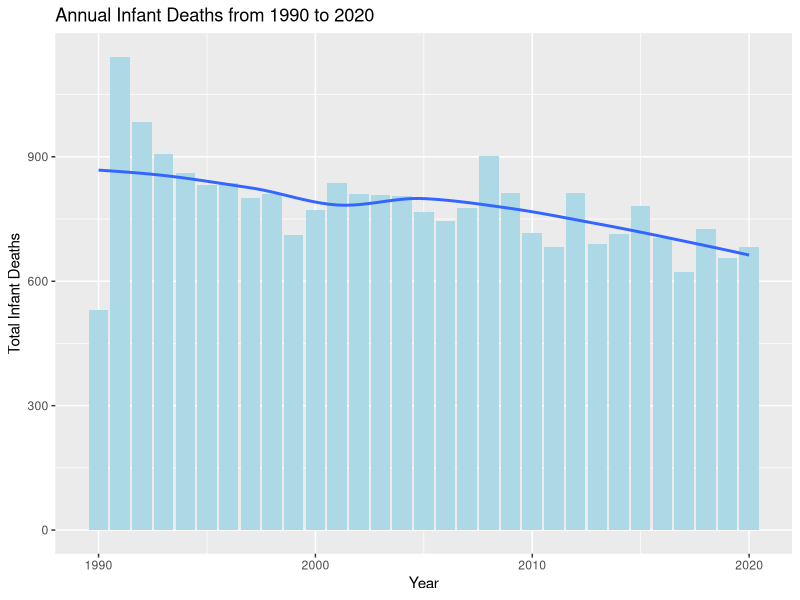

R code for this plot:
# P2: Bar Graph with Line of Best Fit (Chart 1)
library(tidyverse)
library(dplyr)
wastate_deaths <- read.csv("wastate_fetaldeaths.csv")
View(wastate_deaths)
str(wastate_deaths)

# Renaming columns 
wastate_deaths <- wastate_deaths %>% rename(year = StatOverview_Full_Data_data)
wastate_deaths <- wastate_deaths %>% rename(fd_annotate = X)
wastate_deaths <- wastate_deaths %>% rename(fd_suppress = X.1)
wastate_deaths <- wastate_deaths %>% rename(location = X.2)
wastate_deaths <- wastate_deaths %>% rename(id_annotate = X.3)
wastate_deaths <- wastate_deaths %>% rename(id_ratelower = X.4)
wastate_deaths <- wastate_deaths %>% rename(id_rateupper = X.5)
wastate_deaths <- wastate_deaths %>% rename(id_suppress = X.6)
wastate_deaths <- wastate_deaths %>% rename(num_of_records = X.7)
wastate_deaths <- wastate_deaths %>% rename(fetal_deathrate = X.8)
wastate_deaths <- wastate_deaths %>% rename(fetaldeath_staterate = X.9)
wastate_deaths <- wastate_deaths %>% rename(fetal_deaths = X.10)
wastate_deaths <- wastate_deaths %>% rename(infant_deathrate = X.11)
wastate_deaths <- wastate_deaths %>% rename(infantdeath_staterate = X.12)
wastate_deaths <- wastate_deaths %>% rename(infant_deaths = X.13)
wastate_deaths <- wastate_deaths %>% rename(live_births = X.14)

# Removing unwanted columns 
wastate_deaths <- wastate_deaths[, -c(2, 3, 5, 6, 7, 8)] # removes fd_annotate, 
# fd_suppress, id_annotate, id_ratelower, id_rateupper, and
# id_suppress
# link: https://sparkbyexamples.com/r-programming/remove-column-in-r/#:~:text=2.1%20Remove%20Column%20by%20Index&text=This%20notation%20takes%20syntax%20df,the%20%E2%80%93%20(negative)%20operator.

# Removing unwanted rows
wastate_deaths <- wastate_deaths %>% filter(!row_number() %in% c(1, 2)) # removes incorrect year and 1990 rows 
# link: https://www.r-bloggers.com/2022/06/remove-rows-from-the-data-frame-in-r/ 

# Getting rid of all empty cells and replacing them with NA
wastate_deaths[wastate_deaths == "" | wastate_deaths == " "] <- NA  # Replace blank & space by NA
View(wastate_deaths) 
# link: https://statisticsglobe.com/replace-blank-by-na-in-r 


# what type of things should we include in our summary information? 

# Checking value types 
typeof(wastate_deaths$year)
typeof(wastate_deaths$location)
typeof(wastate_deaths$num_of_records)
typeof(wastate_deaths$fetal_deathrate)
typeof(wastate_deaths$fetaldeath_staterate)
typeof(wastate_deaths$fetal_deaths)
typeof(wastate_deaths$infant_deathrate)
typeof(wastate_deaths$infantdeath_staterate)
typeof(wastate_deaths$infant_deaths)
typeof(wastate_deaths$live_births)
# all output as characters 

# Changing value types from character to integer 
wastate_deaths$year <- as.integer(wastate_deaths$year)
typeof(wastate_deaths$year) # integer 

wastate_deaths$num_of_records <- as.integer(wastate_deaths$num_of_records)
typeof(wastate_deaths$num_of_records) # integer 

wastate_deaths$fetal_deathrate <- as.integer(wastate_deaths$fetal_deathrate)
typeof(wastate_deaths$fetal_deathrate) # integer 

wastate_deaths$fetaldeath_staterate <- as.integer(wastate_deaths$fetaldeath_staterate)
typeof(wastate_deaths$fetaldeath_staterate) # integer 

wastate_deaths$fetal_deaths <- as.integer(wastate_deaths$fetal_deaths)
typeof(wastate_deaths$fetal_deaths) # integer 

wastate_deaths$infant_deathrate <- as.integer(wastate_deaths$infant_deathrate)
typeof(wastate_deaths$infant_deathrate) # integer 

wastate_deaths$infantdeath_staterate <- as.integer(wastate_deaths$infantdeath_staterate)
typeof(wastate_deaths$infantdeath_staterate) # integer 

wastate_deaths$infant_deaths <- as.integer(wastate_deaths$infant_deaths)
typeof(wastate_deaths$infant_deaths) # integer 

wastate_deaths$live_births <- as.integer(wastate_deaths$live_births)
typeof(wastate_deaths$live_births) # integer 


# Grouping total infant deaths per year 
by_year <- wastate_deaths %>%
  group_by(year) %>%
  summarize(infant_deathstotal = sum(infant_deaths, na.rm = TRUE))
View(by_year) 


# Creating a bar graph with a line of best fit (set it to a variable to call it in the index.rmd)
infant_deaths_scatterplot <- ggplot(data = by_year) + 
  geom_col(mapping = aes(
    x = year, 
    y = infant_deathstotal
  ), 
  fill = "lightblue"
  ) + 
  scale_y_continuous(labels = scales:: comma) +
  labs(
    x = "Year",
    y = "Total Infant Deaths",
    title = "Annual Infant Deaths from 1990 to 2020",
    alt = "Total Infant Deaths Per Year from 1990 to 2020"
  ) + 
  geom_smooth(aes(x = year, y = infant_deathstotal), se = FALSE)
infant_deaths_scatterplot











